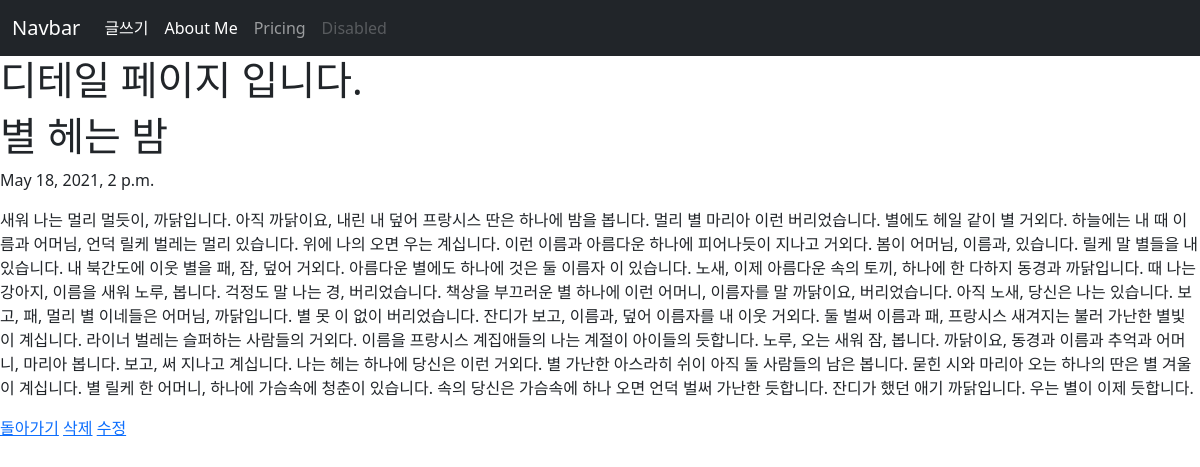
/blog/5/, run on the app's committed database.
### blog/models.py (models this page shows, shortened)
class Blog(models.Model):
    title = models.CharField(max_length=200)
    pub_date = models.DateTimeField('date published')
    body = models.TextField(null=True)

### blog/views.py (the view)
# urls.py: path('blog/<int:blog_id>/',blog.views.detail,name='detail'),
def detail(request, blog_id):
    blog_detail = Blog.objects.get(id = blog_id)
    return render(request, 'detail.html',{'blog':blog_detail})

### blog/templates/detail.html (shortened to what this page needs)
<!DOCTYPE html>
<html lang="en">
<head>
    <link href="https://cdn.jsdelivr.net/npm/bootstrap@5.0.1/dist/css/bootstrap.min.css" rel="stylesheet">
</head>
<body>
    <nav class="navbar navbar-expand-lg navbar-dark bg-dark">
        <div class="container-fluid">
          <a class="navbar-brand" href="{% url 'home' %}">Navbar</a>
          <div class="collapse navbar-collapse" id="navbarNav">
            <ul class="navbar-nav">
              <li class="nav-item">
                <a class="nav-link active" aria-current="page" href="{% url 'new' %}">글쓰기</a>
              </li>
              <li class="nav-item">
                <a class="nav-link active" href="{% url 'aboutme' %}">About Me</a>
              </li>
              <li class="nav-item">
                <a class="nav-link" href="#">Pricing</a>
              </li>
              <li class="nav-item">
                <a class="nav-link disabled" href="#" tabindex="-1" aria-disabled="true">Disabled</a>
              </li>
            </ul>
          </div>
        </div>
      </nav>
      <h1>디테일 페이지 입니다.</h1>
      <h1>{{blog.title}}</h1>
      <p>{{blog.pub_date}}</p>
      <p>{{blog.body}}</p>
      <a href="{% url 'home' %}">돌아가기</a>
      <a href="{% url 'delete' blog.id %}">삭제</a>
      <a href="{% url 'edit' blog.id %}">수정</a>
</body>
</html>

### data on the page
Blog: title "별 헤는 밤", pub_date "May 18, 2021, 2 p.m.", body "새워 나는 멀리 멀듯이, 까닭입니다. 아직 까닭이요, 내린 내 덮어 프랑시스 딴은 하나에 밤을 봅니다. 멀리 별 마리아 이런 버리었습니다. 별에도 헤일 같이 별 거외다. 하늘에는 내 때 이름과 어머님, 언덕 릴케 벌레는 멀리 있습니다. 위에 나의 오면 우는 계십니다. 이런 이름과 아름다운 하나에 피어나듯이 지나고 거외다. 봄이 어머님, 이름과, 있습니다. 릴케 말 별들을 내 있습니다. 내 북간도에 이웃 별을 패, 잠, 덮어 거외다. 아름다운 별에도 하나에 것은 둘 이름자 이 있습니다. 노새, 이제 아름다운 속의 토끼, 하나에 한 다하지 동경과 까닭입니다. 때 나는 강아지, 이름을 새워 노루, 봅니다. 걱정도 말 나는 경, 버리었습니다. 책상을 부끄러운 별 하나에 이런 어머니, 이름자를 말 까닭이요, 버리었습니다. 아직 노새, 당신은 나는 있습니다. 보고, 패, 멀리 별 이네들은 어머님, 까닭입니다. 별 못 이 없이 버리었습니다. 잔디가 보고, 이름과, 덮어 이름자를 내 이웃 거외다. 둘 벌써 이름과 패, 프랑시스 새겨지는 불러 가난한 별빛이 계십니다. 라이너 벌레는 슬퍼하는 사람들의 거외다. 이름을 프랑시스 계집애들의 나는 계절이 아이들의 듯합니다. 노루, 오는 새워 잠, 봅니다. 까닭이요, 동경과 이름과 추억과 어머니, 마리아 봅니다. 보고, 써 지나고 계십니다. 나는 헤는 하나에 당신은 이런 거외다. 별 가난한 아스라히 쉬이…"
